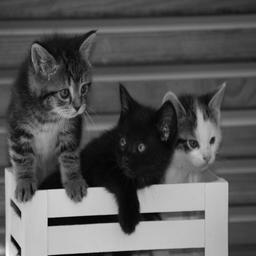
#> input picture sample_images/test1.png, 256 x 256 px
$ python src.py   (older library calls are emulated)
#> lines starting #> are read from the running program, lines starting #| are printed output that depends on the picture; after the words box and inside, x2 and y2 are one past the last pixel; in counts of white or black regions, pixels touching at a corner belong together; long printed decimals are rounded
import cv2 as cv
import imutils
from skimage.measure import compare_ssim

imgA = cv.imread("sample_images/test1.png", cv.IMREAD_GRAYSCALE)
#> imgA is the input picture: shape (256, 256); min 0, max 252, mean 88.7
imgB = cv.imread("sample_images/test1_modified.png", cv.IMREAD_GRAYSCALE)
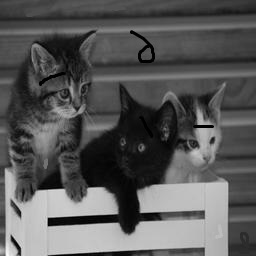
#> input picture sample_images/test1_modified.png, 256 x 256 px
#> imgB is the input picture: shape (256, 256); min 0, max 252, mean 88.2

# apply Structural Similarity Index Method (SSIM) between the two images
(similarity, difference_img) = compare_ssim(imgA, imgB, full=True)
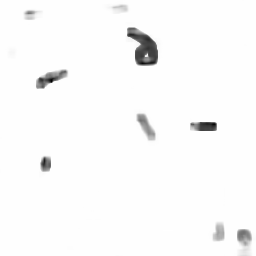
#> difference_img: shape (256, 256) float64; min -0.299, max 1, mean 0.976; drawn with min black and max white
#> similarity = 0.975

# shift the range of values form (0,1) to (0,255)
difference_img = (difference_img * 255).astype("uint8")
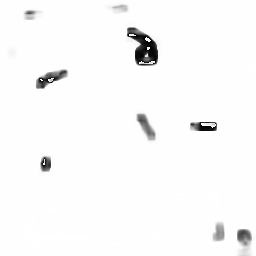
#> difference_img: shape (256, 256); min 0, max 255, mean 248.8

# apply OTSU's threshold algorithm along with GLOBAL_BINARY_INVERSE threshold algorithm
thresholded = cv.threshold(difference_img, 0, 255, cv.THRESH_BINARY_INV | cv.THRESH_OTSU)[1]
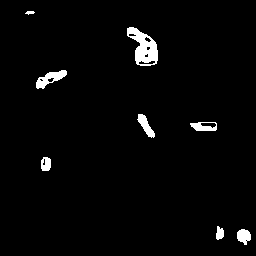
#> thresholded: shape (256, 256); 2.6% white; 8 white regions

# extract the contours from the thresholded image
contours = cv.findContours(thresholded.copy(), cv.RETR_EXTERNAL, cv.CHAIN_APPROX_SIMPLE)
#> contours = 8 contours, 1 with area under 20; largest, box (x1, y1, x2, y2) and area: (127, 27, 158, 66) 679, (36, 70, 67, 89) 257, (190, 122, 217, 131) 182, (137, 114, 155, 138) 162, (237, 229, 251, 245) 140, (41, 157, 51, 171) 106, (216, 226, 224, 240) 66

# get the coordinates of contours
contours = imutils.grab_contours(contours)

# draw rectangles around each contour
for contour in contours:
    (x, y, w, h) = cv.boundingRect(contour)
    cv.rectangle(imgA, (x, y), (x + w, y + h), 0, 2)
    cv.rectangle(imgB, (x, y), (x + w, y + h), 0, 2)
#> this loop made 8 passes
#> (x, y, w, h) on passes 1 to 8: (237, 229, 14, 16), (216, 226, 8, 14), (41, 157, 10, 14), (190, 122, 27, 9), (137, 114, 18, 24), (36, 70, 31, 19), (127, 27, 31, 39), (25, 11, 10, 4)
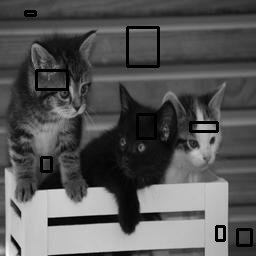
#> imgA: shape (256, 256); 2.59% of pixels changed, all inside (x1, y1, x2, y2) = (24, 10, 253, 247)
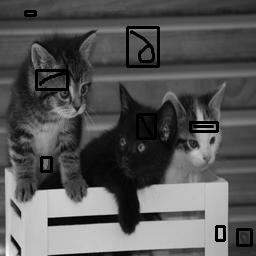
#> imgB: shape (256, 256); 2.59% of pixels changed, all inside (x1, y1, x2, y2) = (24, 10, 253, 247)

cv.imshow("original", imgA)
cv.imshow("modified", imgB)
cv.imshow("difference", difference_img)
print("similarity between the two images:", similarity * 100.0)
#| similarity between the two images: 97.538

cv.waitKey(0)
cv.destroyAllWindows()
